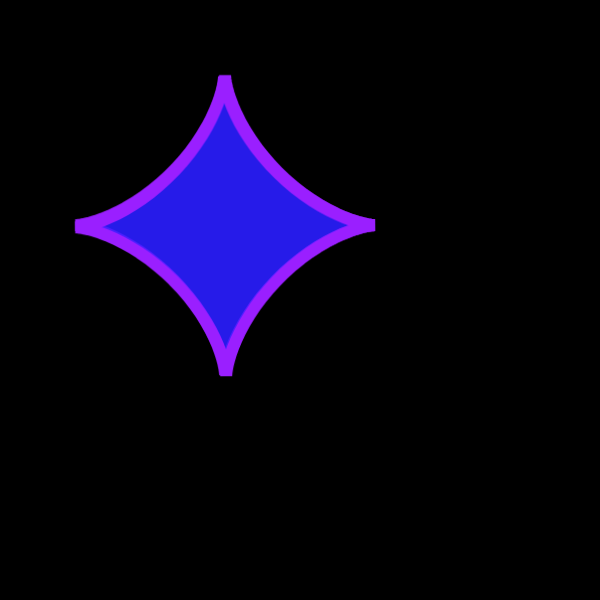
Frame 1 (no input)
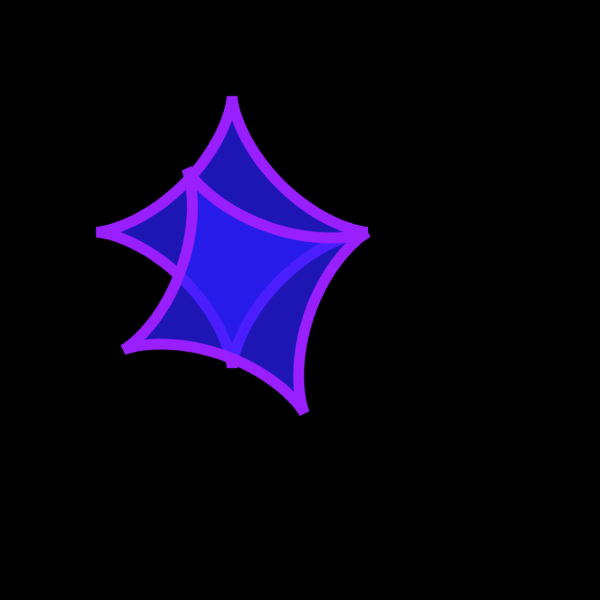
Frame 60 (no input)
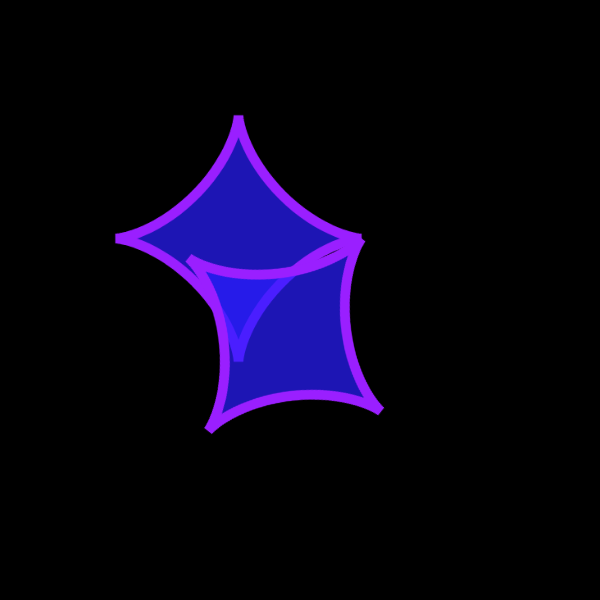
Frame 120 (the mouse pressed at the canvas centre since frame 60)

The p5.js sketch that drew these frames (run headless with seeded random() and noise() and a simulated clock; from frame 60 on, the mouse is pressed at the canvas centre):

// p5.js sketch
// ── sketch.js
// https://thecodingtrain.com/challenges/185-dragon-curve
// Buffer code from https://editor.p5js.org/giorgosdim/sketches/zvZLteLag

// The shape is set to astroid, but this can be changed. Look in the shape.js file for other options.

let buffer;
let rotationCenter;
let startPoint;
const DURATION = 3500;
let timeSinceGen = 0;
let shape;
let palette;

// Shape parameters
let shapeAngle; // angle of rotation for shape (not used. in this sketch)
let shapeScale; // variable to adjust size of shapes
let a;
let b;
let m;
let n;
let n1, n2, n3;

let scaleFactor;

// You can find other palettes at https://supercolorpalette.com

// purples
let url =
  "https://supercolorpalette.com/?scp=G0-hsl-D21FFF-9A1FFF-621FFF-2A1FFF-1F4BFF";

// blue-aqua
//let  url =
// "https://supercolorpalette.com/?scp=G0-hsl-1F75FF-1F87FF-1F9AFF-1FADFF-1FBFFF-1FD2FF-1FE5FF-1FF8FF";

// multi-color
// let url =
//   "https://supercolorpalette.com/?scp=G0-hsl-FF1FE1-FF1FF4-FFA91F-FF961F-1FFF39-1FFF26-1F75FF-1F87FF";

// debug mode shows rotation points and buffer's border
const DEBUG = false;

function setup() {
  createCanvas(600, 600);
  buffer = createGraphics(width, height);

  palette = createPaletteFromURL(url);
  // draw initial shape/image, can be anything but has to be centered
  buffer.strokeWeight(12);
  let [x, y, w, h] = [
    buffer.width / 2,
    buffer.height / 2,
    buffer.width / 4,
    buffer.height / 4,
  ];

  //buffer.noFill();
  length = buffer.width / 4;
  shapeAngle = radians(0);
  shape = new DragonShape(buffer, x - w / 2, y - h / 2, length, shapeAngle);

  // Need closed shape
  shape.astroid(1,1);
  //shape.deltoid(0.33);
  //shape.malteseCross(0.5, 2, 2.5);
  //shape.cassiniOval(0.1, 2, 2.25);
  //shape.heart(0.3);
  //shape.eight(0.7);
  //shape.gear(0.18, 3, 1, 6);
  //shape.kissCurve(0.5, 2,1);
  //shape.knot(0.33);
  //shape.quadrifolium(0.63); // 1 to overlap
  //shape.quadrilaterial(0.6, 6);
  //shape.rose(0.4, 2, 3, 8); //0.2 if don't want overlapping
  //shape.superellipse(0.5, 2, 1, 2);
  //shape.supershape(0.36, 1, 1, 6, 1, 1, 1, 1);
  //shape.tearDrop(0.9);
  shape.show(palette);

  // Need open shape
  //shape.cornuSpiral(0.66);
  //shape.archimedesSpiral(0.6);
  //shape.spiral(1, 1)
  //shape.openShow(palette);

  rotationCenter = createVector(w / 2, -h / 2);
  startPoint = createVector(w / 2, h / 2);
}

// helper function, image() + debug border if needed
function image2(buffer, x, y, col) {
  image(buffer, x, y);
  if (DEBUG) {
    noFill();
    strokeWeight(2);
    stroke(col);
    rect(x, y, buffer.width, buffer.height);
  }
}

function draw() {
  timeSinceGen += deltaTime;
  if (timeSinceGen >= DURATION) {
    timeSinceGen = 0;
    nextGeneration();
  }
  let progress01 = timeSinceGen / DURATION;

  background(0);
  translate(width / 2, height / 2);
  scale(1 / Math.pow(2, progress01 / 2));
  // draw non-moving shapes from buffer
  image2(buffer, -width / 2, -height / 2, "rgb(0,172,0)");

  // draw new rotated buffer
  translate(rotationCenter.x, rotationCenter.y);
  let angle = (progress01 * -PI) / 2;
  rotate(angle);
  translate(-rotationCenter.x, -rotationCenter.y);
  image2(buffer, -width / 2, -height / 2, "rgb(194,0,0)");

  // draw debug points
  if (DEBUG) {
    strokeWeight(8);
    stroke("#DF5811");
    point(rotationCenter.x, rotationCenter.y);
    stroke("#0f9dd7");
    point(startPoint.x, startPoint.y);
  }
}

function nextGeneration() {
  // Create a new buffer for the next generation
  let newBuffer = createGraphics(width, height);

  // Scale around the buffer center
  newBuffer.translate(width / 2, height / 2);
  newBuffer.scale(1 / sqrt(2));
  newBuffer.translate(-width / 2, -height / 2);

  // Draw the old buffer onto the new buffer
  newBuffer.image(buffer, 0, 0);

  // Add shape with new color
  shape.show(palette);

  // Rotate and draw the new buffer
  newBuffer.translate(
    width / 2 + rotationCenter.x,
    height / 2 + rotationCenter.y
  );
  newBuffer.rotate(-PI / 2);
  newBuffer.translate(
    -width / 2 - rotationCenter.x,
    -height / 2 - rotationCenter.y
  );
  newBuffer.image(buffer, 0, 0);

  // Replace the old buffer with the new one
  buffer = newBuffer;

  // Calculate the new rotation center
  let tmp = p5.Vector.sub(startPoint, rotationCenter);
  tmp.rotate(-PI / 2);
  rotationCenter.add(tmp);
  rotationCenter.div(sqrt(2));
  startPoint.div(sqrt(2));
}

// Helper functions to convert the url string to the palette array from chatGPT
function createPaletteFromURL(url) {
  // Extract the color codes from the URL using a regular expression
  let regex = /[0-9A-F]{6}/gi;
  let matches = url.match(regex);

  // Convert HEX codes to RGB and create the palette array
  let palette = matches.map((hex) => hexToRgb(hex));

  return palette;
}

// Helper function to convert HEX to RGB
function hexToRgb(hex) {
  let r = parseInt(hex.slice(0, 2), 16);
  let g = parseInt(hex.slice(2, 4), 16);
  let b = parseInt(hex.slice(4, 6), 16);
  let a = 255;
  return [r, g, b, a];
}

// ── shape.js
const e = 2.71828;

class DragonShape {
  constructor(buffer, x, y, length, angle) {
    this.buffer = buffer;
    this.x = x;
    this.y = y;
    this.length = length;
    this.angle = angle;
    this.points = [];
  }

  // https://mathcurve.com/courbes2d.gb/archimede/archimede.shtml

  // n = 1 Archimedian Spiral
  // n = -1 Hyperbolic Spiral
  // n = 1/2 Fermat spiral
  // n = -1/2 Lituus spiral
  // n = 2 Galilean spiral
  archimedesSpiral(sc, n) {
    let a = 0.1;
    let dir = -1;
    for (let theta = 0; theta < 4 * PI; theta += 0.05) {
      let r = dir * a * pow(theta, 1);
      let x = this.length * sc * r * cos(theta);
      let y = this.length * sc * r * sin(theta);
      this.points.push(createVector(x, y));
    }
  }

  // https://mathcurve.com/courbes2d.gb/astroid/astroid.shtml
  // https://mathworld.wolfram.com/Astroid.html
  astroid(r, a) {
    for (let theta = 0; theta < TWO_PI; theta += 0.05) {
      let x = this.length * r * a * pow(cos(theta), 3);
      let y = this.length * r * a * pow(sin(theta), 3);
      this.points.push(createVector(x, y));
    }
  }

  atom(r) {
    let a = 0.5;
    for (let theta = -3 * PI; theta < 3 * PI; theta += 0.05) {
      let r = theta / (theta - a);
      let x = this.length * r * cos(theta);
      let y = this.length * r * sin(theta);
      this.points.push(createVector(x, y));
    }
  }

  // https://mathcurve.com/courbes2d.gb/bicorne/bicorne.shtml
  bicorn(r) {
    for (let theta = 0; theta < TWO_PI; theta += 0.05) {
      let x = this.length * r * sin(theta);
      let y = (this.length * r * pow(cos(theta), 2)) / (2 + cos(theta));
      this.points.push(createVector(x, y));
    }
  }

  // Butterfly curve equation from http://paulbourke.net/geometry/butterfly/
  butterfly(sc) {
    for (let theta = 0; theta < 8 * PI; theta += 0.05) {
      let r =
        pow(e, sin(theta)) -
        2 * cos(4 * theta) +
        pow(sin((2 * theta - PI) / 24), 5);
      const x = this.length * sc * r * cos(theta);
      const y = -this.length * sc * r * sin(theta);
      this.points.push(createVector(x, y));
    }
  }

  // https://mathworld.wolfram.com/topics/PlaneCurves.html
  cannibus(sc) {
    for (let theta = 0; theta < PI; theta += 0.01) {
      let r =
        (1 + (9 / 10) * cos(8 * theta)) *
        (1 + (1 / 10) * cos(24 * theta)) *
        (9 / 10 + (1 / 10) * cos(200 * theta)) *
        (1 + sin(theta));
      const x = this.length * sc * r * cos(theta);
      const y = -this.length * sc * r * sin(theta);
      this.points.push(createVector(x, y));
    }
  }

  // https://mathworld.wolfram.com/CassiniOvals.html
  cassiniOval(sc, a, b) {
    for (let theta = 0; theta < TWO_PI; theta += 0.05) {
      let root = sqrt(pow(b / a, 4) - pow(sin(2 * theta), 2));
      let r = pow(a, 2) * (cos(2 * theta) + root);
      let x = this.length * sc * r * cos(theta);
      let y = this.length * sc * r * sin(theta);
      this.points.push(createVector(x, y));
    }
  }
  ceva(r) {
    for (let theta = 0; theta < TWO_PI; theta += 0.1) {
      let x = this.length * r * (cos(3 * theta) + 2 * cos(theta));
      let y = this.length * r * sin(3 * theta);
      this.points.push(createVector(x, y));
    }
  }

  // https://mathcurve.com/courbes2d.gb/cornu/cornu.shtml

  // https://virtualmathmuseum.org/Curves/clothoid/kappaCurve.html

  fresnelC(t) {
    let sum = 0;
    let dt = t / this.n;
    for (let i = 0; i < this.n; i++) {
      let u = i * dt;
      sum += cos((u * u) / 2) * dt;
    }
    return sum;
  }

  fresnelS(t) {
    let sum = 0;
    let dt = t / this.n;
    for (let i = 0; i < this.n; i++) {
      let u = i * dt;
      sum += sin((u * u) / 2) * dt;
    }
    return sum;
  }

  cornuSpiral(r) {
    let numPoints = 200;
    let maxT = 2 * PI;
    this.n = 50;
    this.c = 0;
    for (let i = 0; i < numPoints; i++) {
      let t = map(i, 0, numPoints, -maxT, maxT);
      let x = this.c + this.length * r * this.fresnelC(t);
      let y = this.c + this.length * r * this.fresnelS(t);
      this.points.push(createVector(x, y));
    }
  }

  // https://mathworld.wolfram.com/Cranioid.html
  craniod(sc, a, b, m) {
    let p = 0.75;
    let q = 0.75;
    for (let theta = 0; theta < TWO_PI; theta += 0.05) {
      let r =
        a * sin(theta) +
        b * sqrt(1 - p * pow(cos(theta), 2)) +
        m * sqrt(1 - q * pow(cos(theta), 2));
      let x = this.length * sc * r * cos(theta);
      let y = this.length * sc * r * sin(theta);
      this.points.push(createVector(x, y));
    }
  }

  // https://mathcurve.com/courbes2d.gb/croixdemalte/croixdemalte.shtml
  malteseCross(r, a, b) {
    for (let theta = 0.1; theta < TWO_PI; theta += 0.05) {
      let x = this.length * r * cos(theta) * (pow(cos(theta), 2) - a);
      let y = this.length * r * b * sin(theta) * pow(cos(theta), 2);
      this.points.push(createVector(x, y));
    }
  }
  // https://mathcurve.com/courbes2d.gb/deltoid/deltoid.shtml

  deltoid(r) {
    for (let theta = 0; theta < TWO_PI; theta += 0.05) {
      let x = this.length * r * (4 * pow(cos(theta / 2), 2) * cos(theta) - a);
      let y = this.length * r * (4 * pow(sin(theta / 2), 2) * sin(theta));
      this.points.push(createVector(x, y));
    }
  }

  // https://mathcurve.com/courbes2d.gb/bicorne/bicorne.shtml

  eight(r) {
    for (let theta = 0; theta < TWO_PI; theta += 0.05) {
      let x = this.length * r * sin(theta);
      let y = this.length * r * sin(theta) * cos(theta);
      this.points.push(createVector(x, y));
    }
  }

  // https://mathworld.wolfram.com/GearCurve.html
  // https://help.tc2000.com/m/69445/l/755460-hyperbolic-functions-table

  hyperbolicTan(theta) {
    let l = pow(e, 2 * theta);
    return (l - 1) / (l + 1);
  }

  gear(sc, a, b, m) {
    for (let theta = 0; theta < 2 * PI; theta += 0.05) {
      let r = a + (1 / b) * this.hyperbolicTan(b * sin(m * theta));
      let x = this.length * sc * r * sin(theta);
      let y = this.length * sc * r * cos(theta);
      this.points.push(createVector(x, y));
    }
  }

  // heart curve equation from https://mathworld.wolfram.com/HeartCurve.html

  heart(sc) {
    for (let theta = 0; theta < 2 * PI; theta += 0.05) {
      const r =
        2 -
        2 * sin(theta) +
        sin(theta) * (pow(abs(cos(theta)), 0.5) / (sin(theta) + 1.4));
      const x = this.length * sc * r * cos(theta);
      const y = this.length * sc * r * sin(theta);
      this.points.push(createVector(x, y));
    }
  }

  // https://mathcurve.com/courbes2d.gb/bouche/bouche.shtml
  // This one isn't working now??
  kissCurve(r, a, b) {
    for (let theta = 0; theta < TWO_PI; theta += 0.05) {
      let x = a * this.length * r * cos(theta);
      let y = b * this.length * r * pow(sin(theta), 3);
      this.points.push(createVector(x, y));
    }
  }

  // https://mathcurve.com/courbes2d/ornementales/ornementales.shtml

  knot(r) {
    for (let theta = -2 * PI; theta < 2 * PI; theta += 0.05) {
      let x = 0.5 * this.length * r * (3 * sin(theta) + 2 * sin(3 * theta));
      let y = 0.5 * this.length * r * (cos(theta) - 2 * cos(3 * theta));
      this.points.push(createVector(x, y));
    }
  }

  // https://mathworld.wolfram.com/DumbbellCurve.html
  // https://thecodingtrain.com/challenges/116-lissajous-curve-table

  showLine(r) {
    this.points.push(createVector(0, 0));
    this.points.push(createVector(2 * this.length * r, 0));
  }

  // https://mathcurve.com/courbes2d.gb/deltoid/deltoid.shtml

  quadrifolium(r) {
    for (let theta = 0; theta < TWO_PI; theta += 0.05) {
      let x = this.length * r * (2 * pow(sin(theta), 2) * cos(theta));
      let y = this.length * r * (2 * pow(cos(theta), 2) * sin(theta));
      this.points.push(createVector(x, y));
    }
  }

  quadrilaterial(r, m) {
    for (let theta = 0; theta < TWO_PI; theta += TWO_PI / m) {
      let x = this.length * r * cos(theta);
      let y = this.length * r * sin(theta);
      this.points.push(createVector(x, y));
    }
  }

  // https://thecodingtrain.com/challenges/55-mathematical-rose-patterns

  // https://mathcurve.com/courbes2d.gb/deltoid/deltoid.shtml

  reduceDenominator(numerator, denominator) {
    function rec(a, b) {
      return b ? rec(b, a % b) : a;
    }
    return denominator / rec(numerator, denominator);
  }

  rose(sc, a, b, n) {
    let k = n / b;
    for (
      let theta = 0;
      theta < TWO_PI * this.reduceDenominator(n, b);
      theta += 0.05
    ) {
      let r = a + cos(k * theta);
      let x = this.length * sc * r * cos(theta);
      let y = this.length * sc * r * sin(theta);
      this.points.push(createVector(x, y));
    }
  }

  // https://mathcurve.com/courbes2d.gb/archimede/archimede.shtml

  // n = 1 Archimedian Spiral
  // n = -1 Hyperbolic Spiral
  // n = 1/2 Fermat spiral
  // n = -1/2 Lituus spiral
  // n = 2 Galilean spiral

  spiral(sc, a) {
    let dir = -1;
    let c = 3; // adjust to extend line
    let n = -1 / 2;
    let maxRot = 4;
    for (let theta = 0; theta < maxRot * PI; theta += 0.05) {
      let r = dir * a * pow(theta, n);
      let x = 0.5 * this.length * sc * r * cos(theta) - c;
      let y = 0.5 * this.length * sc * r * sin(theta) + c;
      this.points.push(createVector(x, y));
    }
  }

  // https://thecodingtrain.com/challenges/19-superellipse

  // this.n = 0.5 astroid
  sgn(val) {
    if (val == 0) {
      return 0;
    }
    return val / abs(val);
  }

  superellipse(r, a, b, n) {
    for (let theta = 0; theta < TWO_PI; theta += 0.05) {
      let na = 2 / n;
      let x =
        this.length * r * pow(abs(cos(theta)), na) * a * this.sgn(cos(theta));
      let y =
        this.length * r * pow(abs(sin(theta)), na) * b * this.sgn(sin(theta));
      this.points.push(createVector(x, y));
    }
  }

  // https://thecodingtrain.com/challenges/23-2d-supershapes

  superformula(theta) {
    let part1 = (1 / a) * cos((theta * m) / 4);
    part1 = abs(part1);
    part1 = pow(part1, n2);
    let part2 = (1 / b) * sin((theta * m) / 4);
    part2 = abs(part2);
    part2 = pow(part2, n3);
    let part3 = pow(part1 + part2, 1 / n1);
    if (part3 === 0) {
      return 0;
    }
    return 1 / part3;
  }

  supershape(sc, a, b, m, n, n1, n2, n3) {
    for (let theta = 0; theta <= TWO_PI; theta += 0.05) {
      let r = this.superformula(theta, a, b, m, n, n1, n2, n3);
      let x = this.length * sc * r * cos(theta);
      let y = this.length * sc * r * sin(theta);
      this.points.push(createVector(x, y));
    }
  }

  // https://mathcurve.com/courbes2d.gb/larme/larme.shtml

  tearDrop(r) {
    let n = 4;
    for (let theta = 0; theta < TWO_PI; theta += 0.05) {
      let x = this.length * r * cos(theta);
      let y = this.length * r * sin(theta) * pow(sin(theta / 2), n);
      this.points.push(createVector(x, y));
    }
  }

  show(palette) {
    let c = random(palette);
    c[3] = 180;
    this.buffer.stroke(random(palette));
    this.buffer.fill(c);
    this.buffer.push();
    this.buffer.translate(this.x, this.y);
    this.buffer.rotate(this.angle);
    this.buffer.beginShape();
    for (let p of this.points) {
      vertex(p.x, p.y);
    }
    this.buffer.endShape(CLOSE);
    this.buffer.pop();
  }

  openShow(palette) {
    let c = random(palette);
    this.buffer.stroke(c);
    this.buffer.push();
    this.buffer.translate(this.x, this.y);
    this.buffer.rotate(this.angle);
    this.buffer.beginShape();
    for (let p of this.points) {
      vertex(p.x, p.y);
    }
    this.buffer.endShape();
    this.buffer.pop();
  }
}
